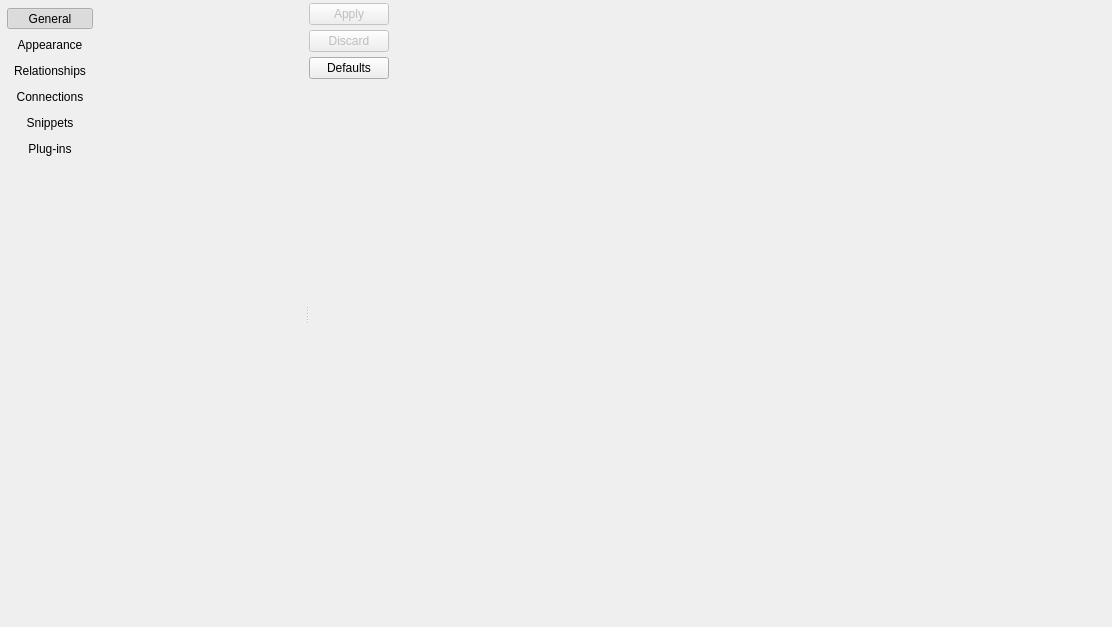
<?xml version="1.0" encoding="UTF-8"?>
<ui version="4.0">
 <class>ConfigurationWidget</class>
 <widget class="QWidget" name="ConfigurationWidget">
  <property name="windowModality">
   <enum>Qt::WindowModality::ApplicationModal</enum>
  </property>
  <property name="geometry">
   <rect>
    <x>0</x>
    <y>0</y>
    <width>1112</width>
    <height>627</height>
   </rect>
  </property>
  <property name="sizePolicy">
   <sizepolicy hsizetype="Expanding" vsizetype="Expanding">
    <horstretch>0</horstretch>
    <verstretch>0</verstretch>
   </sizepolicy>
  </property>
  <property name="windowTitle">
   <string>gpModeler settings</string>
  </property>
  <property name="windowIcon">
   <iconset resource="../../../../priv-core/res/logoicons.qrc">
    <normaloff>:/icons/icons/pgmodeler_logo.png</normaloff>:/icons/icons/pgmodeler_logo.png</iconset>
  </property>
  <layout class="QHBoxLayout" name="horizontalLayout_2">
   <property name="spacing">
    <number>5</number>
   </property>
   <property name="leftMargin">
    <number>2</number>
   </property>
   <property name="topMargin">
    <number>3</number>
   </property>
   <property name="rightMargin">
    <number>2</number>
   </property>
   <property name="bottomMargin">
    <number>2</number>
   </property>
   <item>
    <widget class="QSplitter" name="h_splitter">
     <property name="orientation">
      <enum>Qt::Orientation::Horizontal</enum>
     </property>
     <property name="handleWidth">
      <number>4</number>
     </property>
     <property name="childrenCollapsible">
      <bool>false</bool>
     </property>
     <widget class="QWidget" name="layoutWidget">
      <layout class="QHBoxLayout" name="horizontalLayout">
       <property name="spacing">
        <number>3</number>
       </property>
       <item>
        <layout class="QVBoxLayout" name="verticalLayout">
         <item>
          <widget class="QWidget" name="btns_parent_wgt" native="true">
           <property name="sizePolicy">
            <sizepolicy hsizetype="Fixed" vsizetype="Expanding">
             <horstretch>0</horstretch>
             <verstretch>0</verstretch>
            </sizepolicy>
           </property>
           <property name="minimumSize">
            <size>
             <width>0</width>
             <height>0</height>
            </size>
           </property>
           <property name="autoFillBackground">
            <bool>true</bool>
           </property>
           <property name="styleSheet">
            <string notr="true"/>
           </property>
           <layout class="QGridLayout" name="gridLayout_9">
            <property name="leftMargin">
             <number>5</number>
            </property>
            <property name="topMargin">
             <number>5</number>
            </property>
            <property name="rightMargin">
             <number>0</number>
            </property>
            <property name="bottomMargin">
             <number>0</number>
            </property>
            <property name="spacing">
             <number>5</number>
            </property>
            <item row="6" column="0">
             <widget class="QToolButton" name="snippets_tb">
              <property name="enabled">
               <bool>true</bool>
              </property>
              <property name="sizePolicy">
               <sizepolicy hsizetype="Preferred" vsizetype="Fixed">
                <horstretch>0</horstretch>
                <verstretch>0</verstretch>
               </sizepolicy>
              </property>
              <property name="minimumSize">
               <size>
                <width>0</width>
                <height>0</height>
               </size>
              </property>
              <property name="text">
               <string>Snippets</string>
              </property>
              <property name="icon">
               <iconset resource="../../res/resources.qrc">
                <normaloff>:/icons/icons/codesnippet.png</normaloff>:/icons/icons/codesnippet.png</iconset>
              </property>
              <property name="iconSize">
               <size>
                <width>32</width>
                <height>32</height>
               </size>
              </property>
              <property name="checkable">
               <bool>true</bool>
              </property>
              <property name="toolButtonStyle">
               <enum>Qt::ToolButtonStyle::ToolButtonTextUnderIcon</enum>
              </property>
              <property name="autoRaise">
               <bool>true</bool>
              </property>
             </widget>
            </item>
            <item row="0" column="0">
             <widget class="QToolButton" name="general_tb">
              <property name="enabled">
               <bool>true</bool>
              </property>
              <property name="sizePolicy">
               <sizepolicy hsizetype="Preferred" vsizetype="Fixed">
                <horstretch>0</horstretch>
                <verstretch>0</verstretch>
               </sizepolicy>
              </property>
              <property name="minimumSize">
               <size>
                <width>0</width>
                <height>0</height>
               </size>
              </property>
              <property name="text">
               <string>General</string>
              </property>
              <property name="icon">
               <iconset resource="../../res/resources.qrc">
                <normaloff>:/icons/icons/config.png</normaloff>:/icons/icons/config.png</iconset>
              </property>
              <property name="iconSize">
               <size>
                <width>32</width>
                <height>32</height>
               </size>
              </property>
              <property name="checkable">
               <bool>true</bool>
              </property>
              <property name="checked">
               <bool>true</bool>
              </property>
              <property name="toolButtonStyle">
               <enum>Qt::ToolButtonStyle::ToolButtonTextUnderIcon</enum>
              </property>
              <property name="autoRaise">
               <bool>true</bool>
              </property>
             </widget>
            </item>
            <item row="2" column="0">
             <widget class="QToolButton" name="relationships_tb">
              <property name="enabled">
               <bool>true</bool>
              </property>
              <property name="sizePolicy">
               <sizepolicy hsizetype="Preferred" vsizetype="Fixed">
                <horstretch>0</horstretch>
                <verstretch>0</verstretch>
               </sizepolicy>
              </property>
              <property name="minimumSize">
               <size>
                <width>0</width>
                <height>0</height>
               </size>
              </property>
              <property name="text">
               <string>Relationships</string>
              </property>
              <property name="icon">
               <iconset resource="../../res/resources.qrc">
                <normaloff>:/icons/icons/relationship.png</normaloff>:/icons/icons/relationship.png</iconset>
              </property>
              <property name="iconSize">
               <size>
                <width>32</width>
                <height>32</height>
               </size>
              </property>
              <property name="checkable">
               <bool>true</bool>
              </property>
              <property name="toolButtonStyle">
               <enum>Qt::ToolButtonStyle::ToolButtonTextUnderIcon</enum>
              </property>
              <property name="autoRaise">
               <bool>true</bool>
              </property>
             </widget>
            </item>
            <item row="5" column="0">
             <widget class="QToolButton" name="connections_tb">
              <property name="enabled">
               <bool>true</bool>
              </property>
              <property name="sizePolicy">
               <sizepolicy hsizetype="Preferred" vsizetype="Fixed">
                <horstretch>0</horstretch>
                <verstretch>0</verstretch>
               </sizepolicy>
              </property>
              <property name="minimumSize">
               <size>
                <width>0</width>
                <height>0</height>
               </size>
              </property>
              <property name="text">
               <string>Connections</string>
              </property>
              <property name="icon">
               <iconset resource="../../res/resources.qrc">
                <normaloff>:/icons/icons/connection.png</normaloff>:/icons/icons/connection.png</iconset>
              </property>
              <property name="iconSize">
               <size>
                <width>32</width>
                <height>32</height>
               </size>
              </property>
              <property name="checkable">
               <bool>true</bool>
              </property>
              <property name="toolButtonStyle">
               <enum>Qt::ToolButtonStyle::ToolButtonTextUnderIcon</enum>
              </property>
              <property name="autoRaise">
               <bool>true</bool>
              </property>
             </widget>
            </item>
            <item row="1" column="0">
             <widget class="QToolButton" name="appearance_tb">
              <property name="enabled">
               <bool>true</bool>
              </property>
              <property name="sizePolicy">
               <sizepolicy hsizetype="Preferred" vsizetype="Fixed">
                <horstretch>0</horstretch>
                <verstretch>0</verstretch>
               </sizepolicy>
              </property>
              <property name="minimumSize">
               <size>
                <width>0</width>
                <height>0</height>
               </size>
              </property>
              <property name="text">
               <string>Appearance</string>
              </property>
              <property name="icon">
               <iconset resource="../../res/resources.qrc">
                <normaloff>:/icons/icons/appearance.png</normaloff>:/icons/icons/appearance.png</iconset>
              </property>
              <property name="iconSize">
               <size>
                <width>32</width>
                <height>32</height>
               </size>
              </property>
              <property name="checkable">
               <bool>true</bool>
              </property>
              <property name="toolButtonStyle">
               <enum>Qt::ToolButtonStyle::ToolButtonTextUnderIcon</enum>
              </property>
              <property name="autoRaise">
               <bool>true</bool>
              </property>
             </widget>
            </item>
            <item row="7" column="0">
             <widget class="QToolButton" name="plugins_tb">
              <property name="enabled">
               <bool>true</bool>
              </property>
              <property name="sizePolicy">
               <sizepolicy hsizetype="Preferred" vsizetype="Fixed">
                <horstretch>0</horstretch>
                <verstretch>0</verstretch>
               </sizepolicy>
              </property>
              <property name="minimumSize">
               <size>
                <width>0</width>
                <height>0</height>
               </size>
              </property>
              <property name="text">
               <string>Plug-ins</string>
              </property>
              <property name="icon">
               <iconset resource="../../res/resources.qrc">
                <normaloff>:/icons/icons/plugins.png</normaloff>:/icons/icons/plugins.png</iconset>
              </property>
              <property name="iconSize">
               <size>
                <width>32</width>
                <height>32</height>
               </size>
              </property>
              <property name="checkable">
               <bool>true</bool>
              </property>
              <property name="toolButtonStyle">
               <enum>Qt::ToolButtonStyle::ToolButtonTextUnderIcon</enum>
              </property>
              <property name="autoRaise">
               <bool>true</bool>
              </property>
             </widget>
            </item>
            <item row="8" column="0">
             <spacer name="verticalSpacer_4">
              <property name="orientation">
               <enum>Qt::Orientation::Vertical</enum>
              </property>
              <property name="sizeHint" stdset="0">
               <size>
                <width>20</width>
                <height>40</height>
               </size>
              </property>
             </spacer>
            </item>
           </layout>
          </widget>
         </item>
        </layout>
       </item>
       <item>
        <layout class="QVBoxLayout" name="verticalLayout_2">
         <item>
          <widget class="QStackedWidget" name="confs_stw">
           <property name="sizePolicy">
            <sizepolicy hsizetype="Expanding" vsizetype="Expanding">
             <horstretch>0</horstretch>
             <verstretch>0</verstretch>
            </sizepolicy>
           </property>
           <property name="layoutDirection">
            <enum>Qt::LayoutDirection::LeftToRight</enum>
           </property>
           <property name="currentIndex">
            <number>-1</number>
           </property>
          </widget>
         </item>
        </layout>
       </item>
      </layout>
     </widget>
     <widget class="QWidget" name="act_btns_wgt" native="true">
      <layout class="QGridLayout" name="gridLayout">
       <property name="leftMargin">
        <number>0</number>
       </property>
       <property name="topMargin">
        <number>0</number>
       </property>
       <property name="rightMargin">
        <number>0</number>
       </property>
       <property name="bottomMargin">
        <number>0</number>
       </property>
       <property name="spacing">
        <number>5</number>
       </property>
       <item row="3" column="0">
        <spacer name="verticalSpacer_2">
         <property name="orientation">
          <enum>Qt::Orientation::Vertical</enum>
         </property>
         <property name="sizeHint" stdset="0">
          <size>
           <width>20</width>
           <height>40</height>
          </size>
         </property>
        </spacer>
       </item>
       <item row="0" column="0">
        <widget class="QPushButton" name="apply_btn">
         <property name="enabled">
          <bool>false</bool>
         </property>
         <property name="sizePolicy">
          <sizepolicy hsizetype="Preferred" vsizetype="Fixed">
           <horstretch>0</horstretch>
           <verstretch>0</verstretch>
          </sizepolicy>
         </property>
         <property name="maximumSize">
          <size>
           <width>16777215</width>
           <height>16777215</height>
          </size>
         </property>
         <property name="text">
          <string>Apply</string>
         </property>
         <property name="icon">
          <iconset resource="../../res/resources.qrc">
           <normaloff>:/icons/icons/confirm.png</normaloff>:/icons/icons/confirm.png</iconset>
         </property>
         <property name="iconSize">
          <size>
           <width>28</width>
           <height>28</height>
          </size>
         </property>
         <property name="default">
          <bool>true</bool>
         </property>
        </widget>
       </item>
       <item row="1" column="0">
        <widget class="QPushButton" name="revert_btn">
         <property name="enabled">
          <bool>false</bool>
         </property>
         <property name="sizePolicy">
          <sizepolicy hsizetype="Preferred" vsizetype="Fixed">
           <horstretch>0</horstretch>
           <verstretch>0</verstretch>
          </sizepolicy>
         </property>
         <property name="maximumSize">
          <size>
           <width>16777215</width>
           <height>16777215</height>
          </size>
         </property>
         <property name="text">
          <string>Discard</string>
         </property>
         <property name="icon">
          <iconset resource="../../res/resources.qrc">
           <normaloff>:/icons/icons/delete.png</normaloff>:/icons/icons/delete.png</iconset>
         </property>
         <property name="iconSize">
          <size>
           <width>28</width>
           <height>28</height>
          </size>
         </property>
         <property name="flat">
          <bool>false</bool>
         </property>
        </widget>
       </item>
       <item row="2" column="0">
        <widget class="QPushButton" name="defaults_btn">
         <property name="sizePolicy">
          <sizepolicy hsizetype="Preferred" vsizetype="Fixed">
           <horstretch>0</horstretch>
           <verstretch>0</verstretch>
          </sizepolicy>
         </property>
         <property name="maximumSize">
          <size>
           <width>16777215</width>
           <height>16777215</height>
          </size>
         </property>
         <property name="text">
          <string>Defaults</string>
         </property>
         <property name="icon">
          <iconset resource="../../res/resources.qrc">
           <normaloff>:/icons/icons/defaults.png</normaloff>:/icons/icons/defaults.png</iconset>
         </property>
         <property name="iconSize">
          <size>
           <width>28</width>
           <height>28</height>
          </size>
         </property>
         <property name="autoDefault">
          <bool>false</bool>
         </property>
         <property name="default">
          <bool>false</bool>
         </property>
        </widget>
       </item>
       <item row="4" column="0" colspan="2">
        <layout class="QHBoxLayout" name="horizontalLayout_9">
         <property name="spacing">
          <number>0</number>
         </property>
         <property name="rightMargin">
          <number>11</number>
         </property>
         <property name="bottomMargin">
          <number>11</number>
         </property>
         <item>
          <spacer name="horizontalSpacer_2">
           <property name="orientation">
            <enum>Qt::Orientation::Horizontal</enum>
           </property>
           <property name="sizeHint" stdset="0">
            <size>
             <width>40</width>
             <height>20</height>
            </size>
           </property>
          </spacer>
         </item>
         <item>
          <widget class="QLabel" name="nullptrlabs_lbl">
           <property name="visible">
            <bool>false</bool>
           </property>
           <property name="sizePolicy">
            <sizepolicy hsizetype="Fixed" vsizetype="Fixed">
             <horstretch>0</horstretch>
             <verstretch>0</verstretch>
            </sizepolicy>
           </property>
           <property name="minimumSize">
            <size>
             <width>197</width>
             <height>80</height>
            </size>
           </property>
           <property name="maximumSize">
            <size>
             <width>197</width>
             <height>80</height>
            </size>
           </property>
           <property name="mouseTracking">
            <bool>true</bool>
           </property>
           <property name="text">
            <string/>
           </property>
           <property name="scaledContents">
            <bool>true</bool>
           </property>
           <property name="openExternalLinks">
            <bool>true</bool>
           </property>
          </widget>
         </item>
        </layout>
       </item>
       <item row="0" column="1" rowspan="3">
        <spacer name="horizontalSpacer">
         <property name="orientation">
          <enum>Qt::Orientation::Horizontal</enum>
         </property>
         <property name="sizeHint" stdset="0">
          <size>
           <width>40</width>
           <height>20</height>
          </size>
         </property>
        </spacer>
       </item>
      </layout>
     </widget>
    </widget>
   </item>
  </layout>
 </widget>
 <tabstops>
  <tabstop>general_tb</tabstop>
  <tabstop>appearance_tb</tabstop>
  <tabstop>relationships_tb</tabstop>
  <tabstop>connections_tb</tabstop>
  <tabstop>snippets_tb</tabstop>
  <tabstop>plugins_tb</tabstop>
 </tabstops>
 <resources>
  <include location="../../../../priv-core/res/logoicons.qrc"/>
  <include location="../../res/resources.qrc"/>
  <include location="../../../../priv-core/res/logoicons.qrc"/>
  <include location="../../../../priv-core/res/logoicons.qrc"/>
  <include location="../../../../priv-core/res/logoicons.qrc"/>
  <include location="../../../../priv-core/res/logoicons.qrc"/>
  <include location="../../../../priv-core/res/logoicons.qrc"/>
  <include location="../../../../priv-core/res/logoicons.qrc"/>
  <include location="../../../../priv-core/res/logoicons.qrc"/>
  <include location="../../../../priv-core/res/logoicons.qrc"/>
  <include location="../../../../priv-core/res/logoicons.qrc"/>
 </resources>
 <connections/>
</ui>
